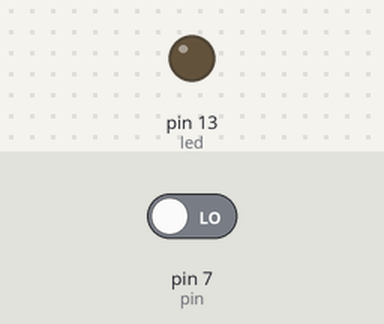
Recording of a sketch running on a simulated Arduino Uno, built with avr-gcc and run on an emulated ATmega328P. Shown: output pins drawn as LEDs (lit = HIGH). Inputs (shaded band) come from the test bench; at power-on: pin 7 (pin) LOW.

Above: at 1.2 s.
1.3 s: pin 7 (pin) driven HIGH
At 2.5 s:
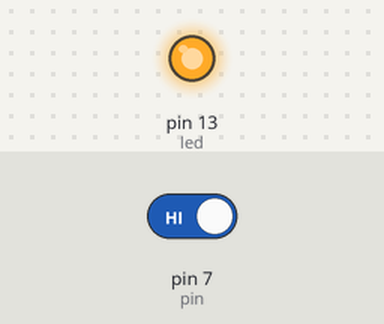
2.8 s: pin 7 (pin) driven LOW
At 3.7 s:
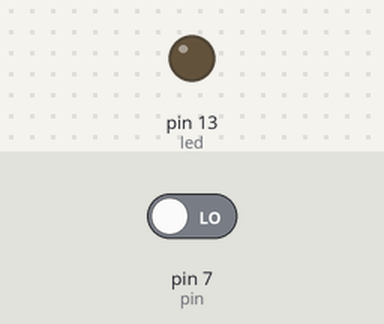
Timing chart, 0 to 5.8 s (numbered marks = the images above; inputs shaded):
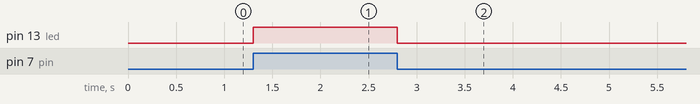

Measured:
- after the input at 1.3 s, pin 13 (led): LOW → HIGH at once
- after the input at 2.8 s, pin 13 (led): HIGH → LOW at once

The sketch:

SwitchOff.ino
```cpp
int led = 13, pin = 7, value = 0;
void setup()
{
  pinMode(led, OUTPUT);
  pinMode(pin, INPUT);
  digitalWrite(led, HIGH);
}

void loop()
{
  value = digitalRead(pin);
  digitalWrite(led, value);
}
```
